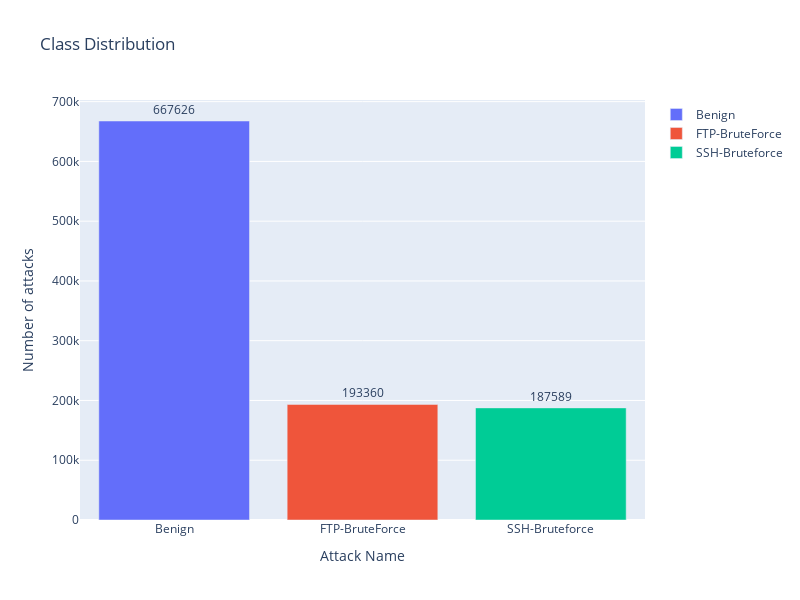

Notebook code cell kept with this figure:
### Code cell
#_=df["Label"].value_counts().plot.bar(rot =0)
from plotly.offline import init_notebook_mode, iplot, plot
import plotly as py
import plotly.express as px
init_notebook_mode(connected=True)
import plotly.graph_objs as go

fig = go.Figure(data=[
    go.Bar(name='Benign', 
           y=df["Label"].value_counts().values[0:1],
           x=['Benign'],
           text = df["Label"].value_counts()[0:1],
           orientation='v',
           textposition='outside',),
    go.Bar(name='FTP-BruteForce', 
           y=df["Label"].value_counts().values[1:2],
           x=['FTP-BruteForce'],
           text = df["Label"].value_counts()[1:2],
           orientation='v',
           textposition='outside',),
    go.Bar(name='SSH-Bruteforce', 
           y=df["Label"].value_counts().values[2:],
           x=['SSH-Bruteforce'],
           text = df["Label"].value_counts()[2:],
           orientation='v',
           textposition='outside',)
])
# Change the bar mode
fig.update_layout(
                  width=800,
                  height=600,
                  title=f'Class Distribution',
                  yaxis_title='Number of attacks',
                  xaxis_title='Attack Name',)
iplot(fig)

### Figure 1 — Plotly figure (JSON) as saved in the notebook; plotly's stock layout.template omitted (floating-point values rounded to 4 significant figures)
{"data": [{"name": "Benign", "orientation": "v", "text": [667626], "textposition": "outside", "x": ["Benign"], "y": [667626], "type": "bar"}, {"name": "FTP-BruteForce", "orientation": "v", "text": [193360], "textposition": "outside", "x": ["FTP-BruteForce"], "y": [193360], "type": "bar"}, {"name": "SSH-Bruteforce", "orientation": "v", "text": [187589], "textposition": "outside", "x": ["SSH-Bruteforce"], "y": [187589], "type": "bar"}], "layout": {"height": 600, "title": {"text": "Class Distribution"}, "width": 800, "xaxis": {"title": {"text": "Attack Name"}}, "yaxis": {"title": {"text": "Number of attacks"}}}}
